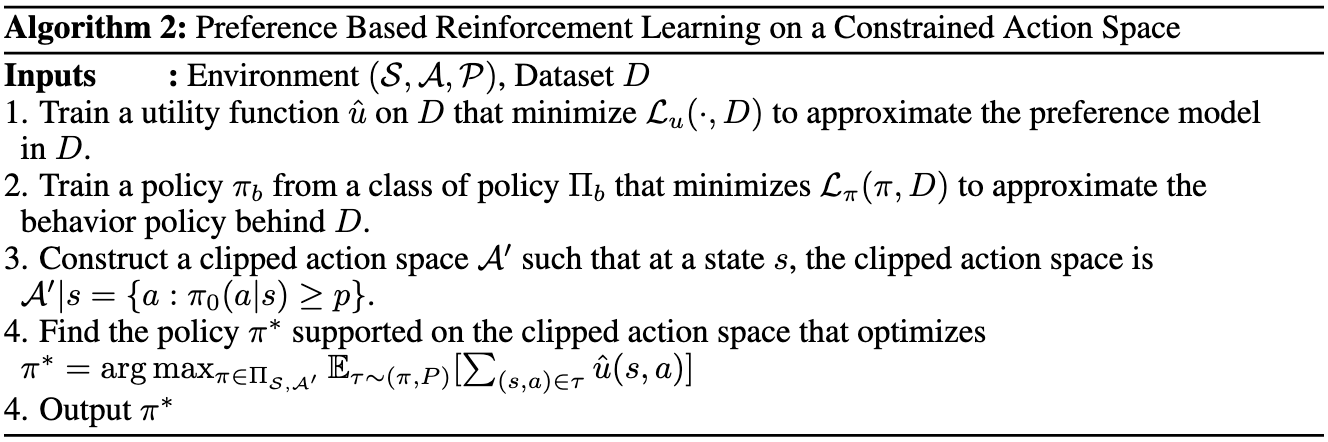
#> input picture assets/img/prc.png, 1328 x 442 px
$ python resize.py
#> lines starting #> are read from the running program, lines starting #| are printed output that depends on the picture
import os
from PIL import Image

# Open the original image
input_file = 'prc.png'  # Replace with your input file name
img = Image.open(input_file)
#> img is the input picture: PIL image 1328x442 RGBA; mean R, G, B, A 229.4, 229.4, 229.4, 255
width, height = img.size
#> width = 1328; height = 442


# Determine the new size for a square image
new_size = max(width, height)
#> new_size = 1328

# Create a new white image
new_img = Image.new('RGB', (new_size, new_size), (255, 255, 255))
#> new_img: PIL image 1328x1328 RGB; every value is 255

# Paste the original image onto the new image
new_img.paste(img, ((new_size - width) // 2, (new_size - height) // 2))
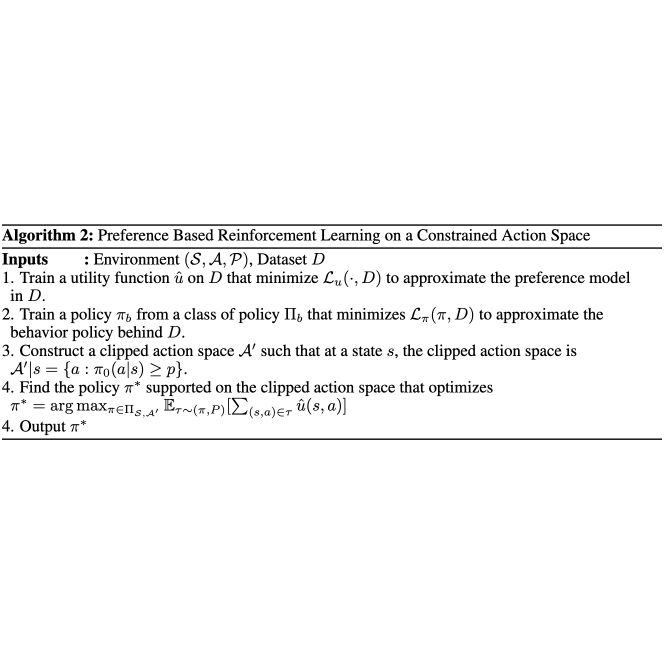
#> new_img: PIL image 1328x1328 RGB (shown at 1/2 size); min 0, max 255, mean 246.5

# Save the new image
base_name, ext = os.path.splitext(input_file)
output_file = f"{base_name}_squared{ext}"

# Save the new image
new_img.save(output_file)

$ run again, with assets/img/attack.png copied over assets/img/prc.png
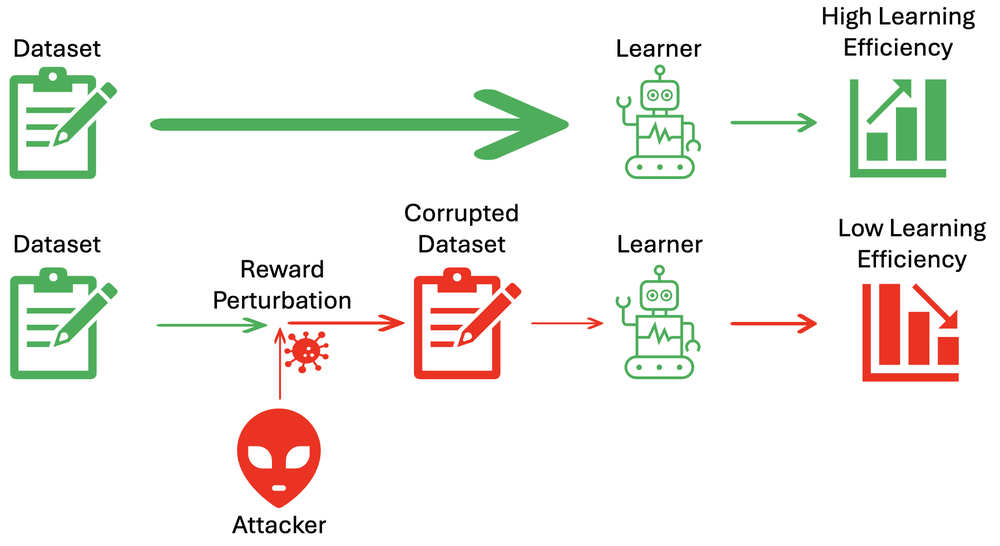
#> input picture assets/img/attack.png, 1000 x 546 px, shrunk from 1798 x 982 before the run
#> img is the input picture: PIL image 1000x546 RGBA; mean R, G, B, A 241.8, 240.6, 236, 255
#> `new_img.paste(img, ((new_size - width) // 2, (new_size - height) // 2))`:
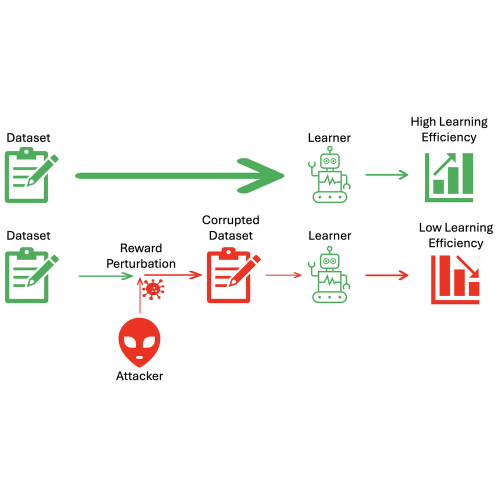
#> new_img: PIL image 1000x1000 RGB (shown at 1/2 size); mean R, G, B 247.8, 247.1, 244.7

$ run again, with assets/img/brl.png copied over assets/img/prc.png
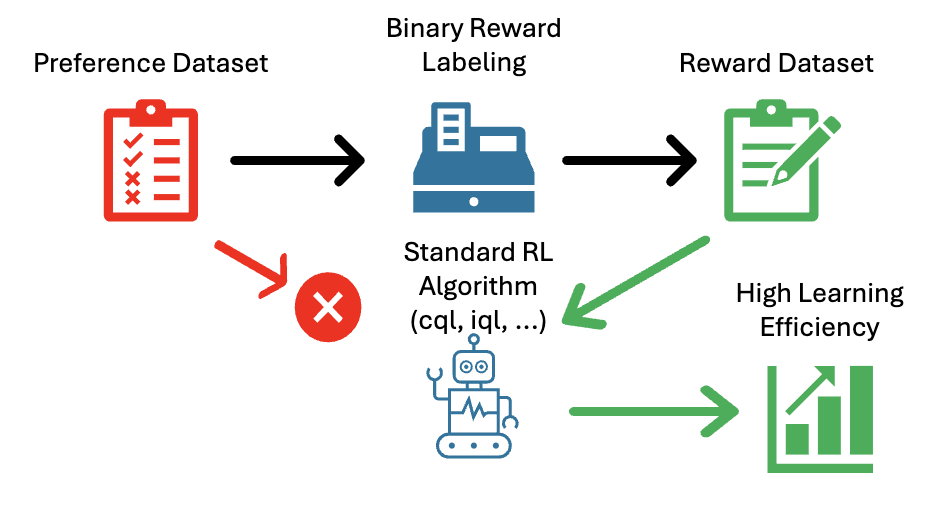
#> input picture assets/img/brl.png, 940 x 512 px
#> img is the input picture: PIL image 940x512 RGBA; mean R, G, B, A 237.6, 238.7, 236.5, 255
#> `new_img.paste(img, ((new_size - width) // 2, (new_size - height) // 2))`:
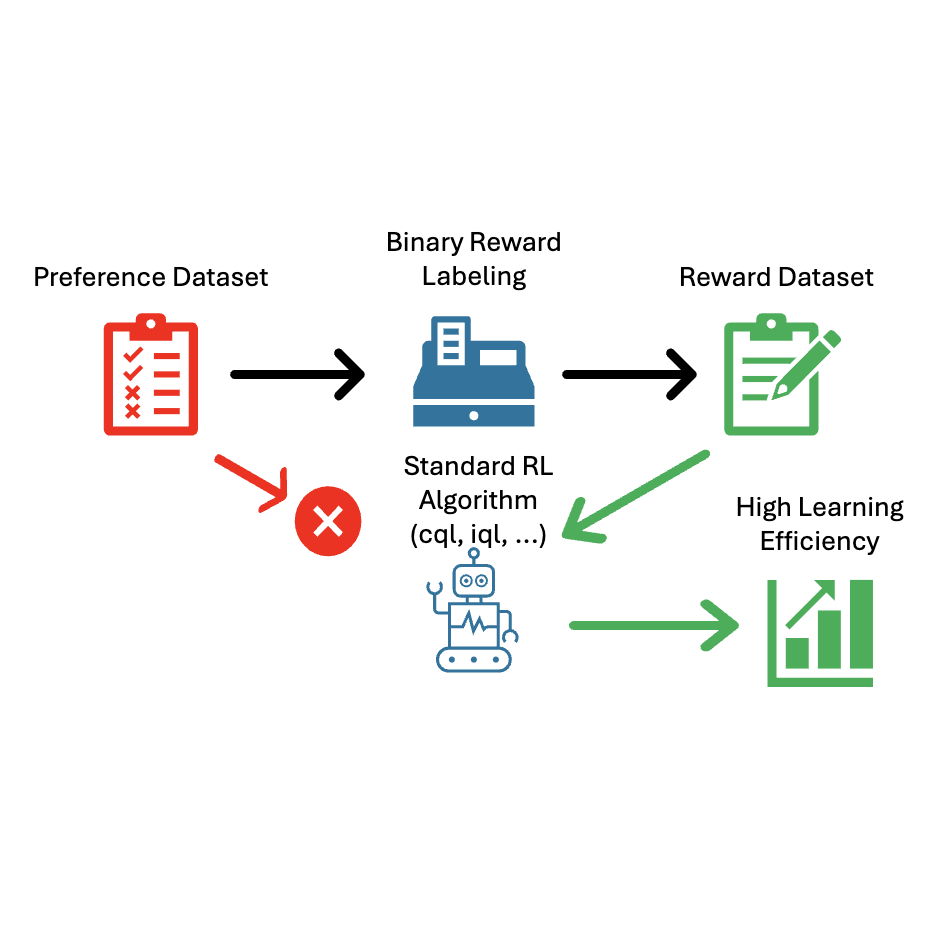
#> new_img: PIL image 940x940 RGB; mean R, G, B 245.5, 246.1, 244.9
